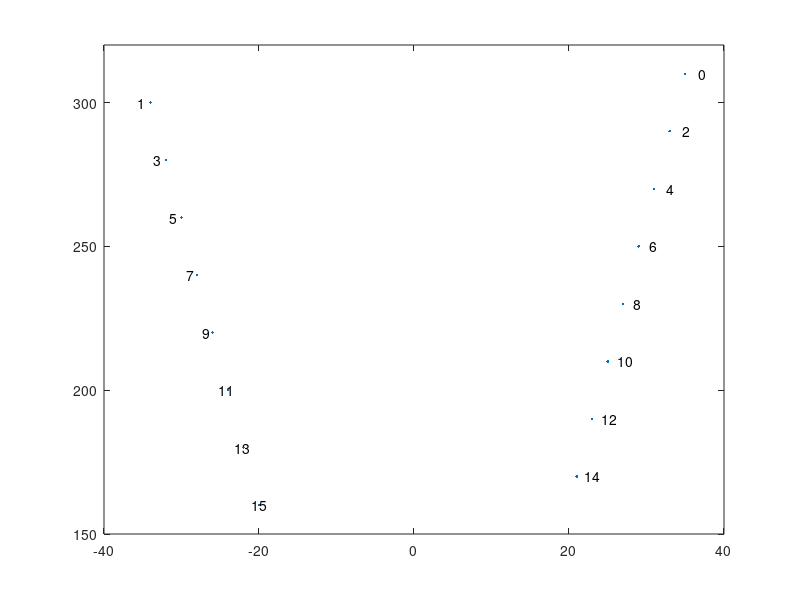
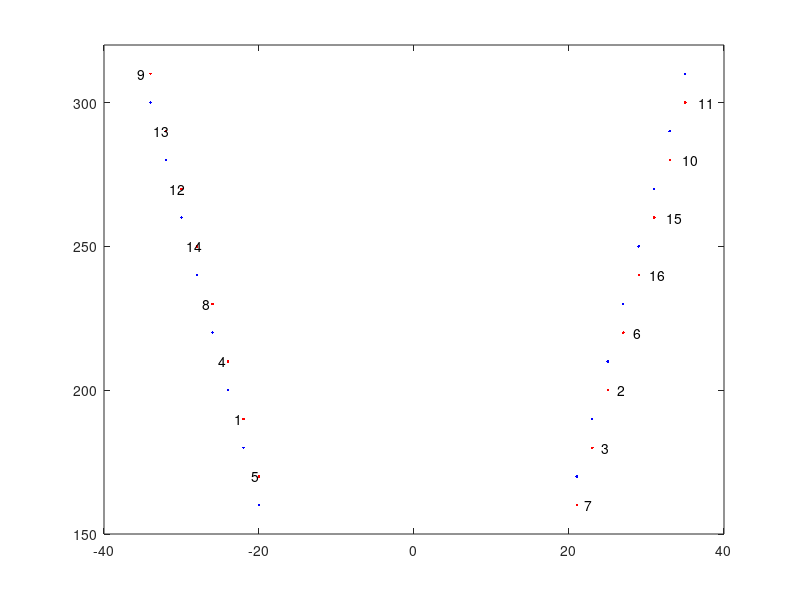

Here is the MATLAB script that generated these plots, in order:
% specifications for E-16 probe from Cambridge NeuroTech
prb.index = 15:-1:0;
prb.nsites = 16;

prb.xy = [ ...
				-20, 160; ...
				21, 170; ...
				-22, 180; ...
				23, 190; ...
				-24, 200; ...
				25, 210; ...
				-26, 220; ...
				27, 230; ...
				-28, 240; ...
				29, 250; ...
				-30, 260; ...
				31, 270; ...
				-32, 280; ...
				33, 290; ...
				-34, 300; ...
				35, 310; ...
			];

% plot the locations as 'o's with site index text adjacent
% this is as specd in file CNT_E1_Klusta.txt
plot(prb.xy(:, 1), prb.xy(:, 2), '.')
text(prb.xy(:, 1)*(1 + 0.05), prb.xy(:, 2), num2cell(prb.index))
ylim([150 320])
%% need to do some tweaking


% probe site ID from probe layout pdf: 
%    CambridgeNeuroTech_Acute16ChProbe_Pinouts.pdf
% data also in E1_ProbeLayout.xls

% *** these sites are listed from proximal (top of probe) to
% distal (tip of probe) ***
prb.id = [ ...
	9; ...
	11; ...
	13; ...
	10; ...
	12; ...
	15; ...
	14; ...
	16; ...
	8; ...
	6; ...
	4; ...
	2; ...
	1; ...
	3; ...
	5; ...
	7	];

% probe site (column 1) to AD channel (column 2) map:
prb.site_to_channel_map = [ ...
	6,	1; ...
	2,	3; ...
	3,	5; ...
	7,	7; ...
	16,	9; ...
	15,	11; ...
	10,	13; ...
	11,	15; ...
	8,	2; ...
	4,	4; ...
	1,	6; ...
	5,	8; ...
	14,	10; ...
	12,	12; ...
	13,	14; ...
	9,	16 ];

% for each probe_id site, find the corresponding A/D channel
% so, loop through the sites as listed in prb.id
prb.channel = zeros(prb.nsites, 1);
for n = 1:prb.nsites
	% find location of this id in prb.site_to_channel_map first column
	indx = find(prb.id(n) == prb.site_to_channel_map(:, 1));
	% matching AD channel will be in second column
	prb.channel(n) = prb.site_to_channel_map(indx, 2);
	fprintf('site %d --> chan %d\n', prb.id(n), ...
						prb.channel(n));
end

% what we need: 
% A/D channels mapped to x, y locations of recording probe sites.
% right now locations are listed from bottom to top, so flip up down
xyud = flipud(prb.xy)
% then need to reverse the xy coords in pairs
xylr = zeros(size(xyud));
for n = 1:2:prb.nsites
	xylr(n, 1) = xyud(n+1, 1);
	xylr(n+1, 1) = xyud(n, 1);
	xylr(n, 2) = xyud(n, 2);
	xylr(n+1, 2) = xyud(n+1, 2);
end
xylr

% first: determine channel that matches each site in site.probe_id
figure(2)
plot(xyud(:, 1), xyud(:, 2), '.b')
hold on
plot(xylr(:, 1), xylr(:, 2), '.r')
hold off
text(xylr(:, 1)*(1 + 0.05), xylr(:, 2), num2cell(prb.id))
ylim([150 320])

%{
actual coords:
Coordinates	
x	y
-34	310
35	300
-32	290
33	280
-30	270
31	260
-28	250
29	240
-26	230
27	220
-24	210
25	200
-22	190
23	180
-20	170
21	160
%}